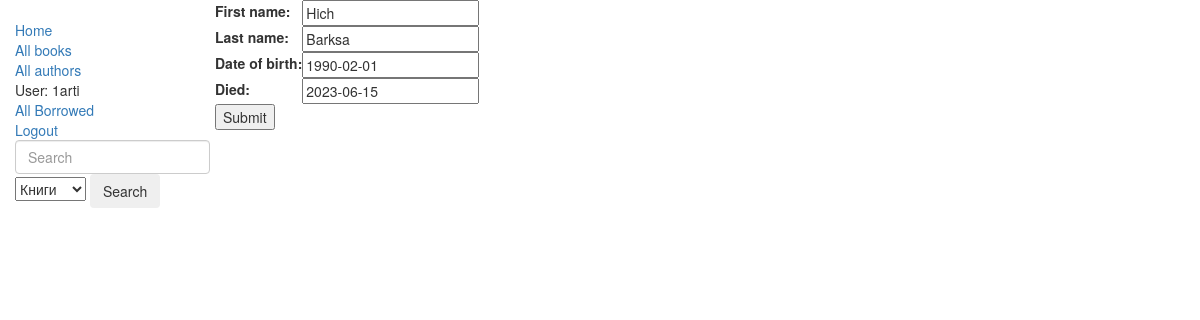
The page /catalog/author/7/update/ (signed in) on the database its author committed.
### catalog/models.py (models this page shows, shortened)
class Author(models.Model):
    first_name = models.CharField(max_length=100)
    last_name = models.CharField(max_length=100)
    date_of_birth = models.DateField(null=True, blank=True)
    date_of_death = models.DateField('Died', null=True, blank=True)
    class Meta:
        ordering = ['last_name']

### catalog/views.py (the view)
# urls.py: re_path(r'^author/(?P<pk>\d+)/update/$', views.AuthorUpdate.as_view(), name='author_update'),
class AuthorUpdate(LoginRequiredMixin, PermissionRequiredMixin, generic.UpdateView):
    permission_required = 'catalog.can_mark_returned'
    model = Author
    fields = ['first_name', 'last_name', 'date_of_birth', 'date_of_death']
    success_url = reverse_lazy('authors')

### catalog/templates/catalog/author_form.html (shortened to what this page needs)
{% extends "base_generic.html" %}
{% block content %}
  <form action="" method="post">
      <table>
      {{ form.as_table }}
      </table>
      <input type="submit" value="Submit">
  </form>
{% endblock %}

### locallibrary/templates/base_generic.html (shortened to what this page needs)
<!doctype html>
<html lang="en">
  <head>
    <link rel="stylesheet" href="https://maxcdn.bootstrapcdn.com/bootstrap/3.3.7/css/bootstrap.min.css">
    {% load static %}
    <link rel="stylesheet" href="{% static 'css/styles.css' %}">
    <link rel="stylesheet" href="{% static 'css/buttons.css' %}">
  </head>
  <body>
    <div class="container-fluid">
      <div class="row">
        <div class="col-sm-2">
          {% block sidebar %}
            <ul class="sidebar-nav">
              <li><a href="{% url 'index' %}">Home</a></li>
              <li><a href="{% url 'books' %}">All books</a></li>
              <li><a href="{% url 'authors' %}">All authors</a></li>
              {% if user.is_authenticated %}
                <li>User: {{ user.get_username }}</li>
                {% if perms.catalog.can_mark_returned %}
                  <li><a href="{% url 'all-borrowed' %}">All Borrowed</a></li>
                {% else %}
                  <li><a href="{% url 'my-borrowed' %}">My Borrowed</a></li>
                {% endif %}
                <li><a href="{% url 'logout'%}?next={{request.path}}">Logout</a></li>
              {% else %}
                <li><a href="{% url 'login'%}?next={{request.path}}">Login</a></li>
              {% endif %}
              <li>
                <form class="form-inline" action="{% url 'searching' %}" method="POST">
                <input class="form-control mr-sm-2" type="search" placeholder="Search" aria-label="Search" name="searched">
                <select name="search_group">
                    <option value="books">Книги</option>
                </select>
                <button class="btn btn-outline-success my-2 my-sm-0" type="submit">Search</button>
                </form>
              </li>
            </ul>
          {% endblock %}
        </div>
        <div class="col-sm-10"> {% include "messages.html" %} {% block content %}{% endblock %}
        </div>
      </div>
    </div>
  </body>
</html>

### locallibrary/static/css/styles.css (style rules this page uses)
.sidebar-nav { margin-top: 20px; padding: 0; list-style: none; }

### rows shown on the page
Author: first_name "Hich", last_name "Barksa", date_of_birth "1990-02-01", date_of_death "2023-06-15"

### other values the page prints
{{ user.get_username }} "1arti"
